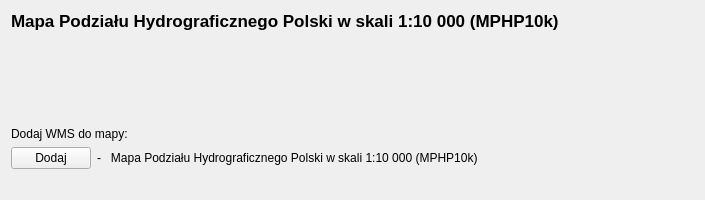
          <widget class="QWidget" name="tab_MPHP">
           <attribute name="title">
            <string>MPHP10k</string>
           </attribute>
           <layout class="QFormLayout" name="formLayout_4">
            <item row="0" column="0" colspan="2">
             <widget class="QLabel" name="label_71">
              <property name="font">
               <font>
                <pointsize>13</pointsize>
                <weight>75</weight>
                <bold>true</bold>
               </font>
              </property>
              <property name="text">
               <string>Mapa Podziału Hydrograficznego Polski w skali 1:10 000 (MPHP10k)</string>
              </property>
             </widget>
            </item>
            <item row="2" column="0" colspan="2">
             <layout class="QHBoxLayout" name="horizontalLayout_8">
              <item>
               <widget class="QLabel" name="label_28">
                <property name="text">
                 <string>




</string>
                </property>
               </widget>
              </item>
              <item>
               <widget class="QLabel" name="label_29">
                <property name="text">
                 <string/>
                </property>
               </widget>
              </item>
              <item>
               <widget class="QLabel" name="label_30">
                <property name="text">
                 <string/>
                </property>
               </widget>
              </item>
              <item>
               <widget class="QLabel" name="label_17">
                <property name="text">
                 <string/>
                </property>
               </widget>
              </item>
              <item>
               <widget class="QLabel" name="label_83">
                <property name="styleSheet">
                 <string notr="true">image: url(:/plugins/Wody_Polskie_WMS/icon.png);</string>
                </property>
                <property name="text">
                 <string/>
                </property>
                <property name="alignment">
                 <set>Qt::AlignRight|Qt::AlignTrailing|Qt::AlignVCenter</set>
                </property>
               </widget>
              </item>
             </layout>
            </item>
            <item row="4" column="0" colspan="2">
             <widget class="QLabel" name="label_70">
              <property name="text">
               <string>Dodaj WMS do mapy:</string>
              </property>
             </widget>
            </item>
            <item row="5" column="0">
             <widget class="QPushButton" name="pbMPHP">
              <property name="text">
               <string>Dodaj</string>
              </property>
             </widget>
            </item>
            <item row="5" column="1">
             <widget class="QLabel" name="label_MPHP">
              <property name="text">
               <string>-   Mapa Podziału Hydrograficznego Polski w skali 1:10 000 (MPHP10k)                                                                 </string>
              </property>
             </widget>
            </item>
            <item row="7" column="0">
             <widget class="QLabel" name="label_6">
              <property name="text">
               <string/>
              </property>
             </widget>
            </item>
           </layout>
          </widget>
